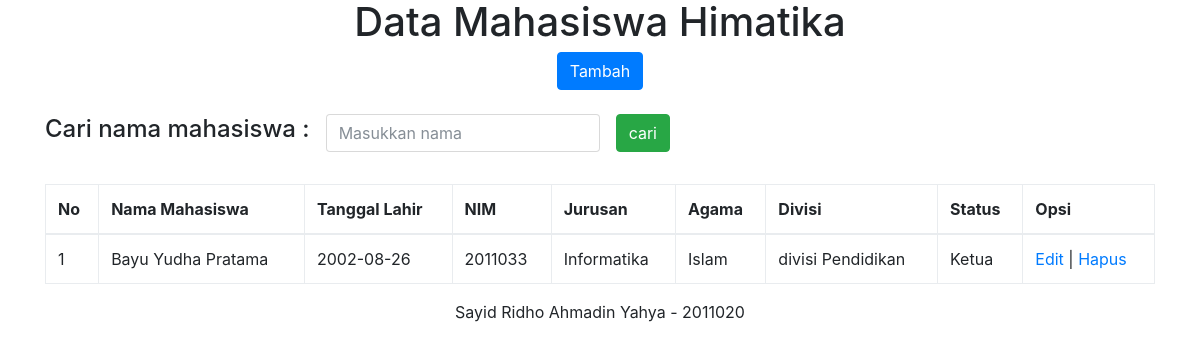
Page /index.php?cari=Bayu Yudha Pratama on the committed database.
### tables this page shows
CREATE TABLE `tb_himatika` (
  `id` int(5) NOT NULL,
  `nama_mahasiswa` varchar(55) NOT NULL,
  `tanggal_lahir` date NOT NULL,
  `NIM` varchar(10) NOT NULL,
  `jurusan` varchar(30) NOT NULL,
  `agama` varchar(30) NOT NULL,
  `divisi` varchar(50) NOT NULL,
  `status` varchar(50) NOT NULL
);

### index.php (the view, shortened to what this page needs)
<?php
    include 'config.php';
?>
<!DOCTYPE html>
<html lang="en">
<head>
    <link rel="stylesheet" href="css/bootstrap.css">
</head>
<body>
    <div class="container">
    <center>
        <h1>Data Mahasiswa Himatika</h1>
        <a href="tambah.php" class="btn btn-primary" role="button">Tambah</a>
        <br><br>
        <form action="index.php" class="form-inline" method="get">
  			<div class="form-group mb-2">
				<h4 class="text-black">Cari nama mahasiswa : </h4>
  			</div>
  			<div class="form-group mx-sm-3 mb-2">
    			<input type="text" class="form-control" placeholder="Masukkan nama" name="cari">
  			</div>
                <input type="submit" class="btn btn-success mb-2" value="cari">
		</form>
    </center>
    <br>
    <table class="table table-bordered table-hover" width ="50%">
        <thead>
            <tr>
                <th>No</th>
                <th>Nama Mahasiswa</th>
                <th>Tanggal Lahir</th>
                <th>NIM</th>
                <th>Jurusan</th>
                <th>Agama</th>
                <th>Divisi</th>
                <th>Status</th>
                <th>Opsi</th>
            </tr>
        </thead>
        <tbody>
        <?php
            if(isset($_GET['cari'])){
            $cari = $_GET['cari'];
            $data = mysqli_query($connection,"SELECT * FROM tb_himatika where nama_mahasiswa like '%".$cari."%'");
            }else{
            $data = mysqli_query($connection,"SELECT * FROM tb_himatika");
            }
            $nomor = 1;
            while($himatika = mysqli_fetch_array($data)){
            echo "<tr>";
            echo "<td>".$nomor."</td>";
            echo "<td>".$himatika['nama_mahasiswa']."</td>";
            echo "<td>".$himatika['tanggal_lahir']."</td>";
            echo "<td>".$himatika['NIM']."</td>";
            echo "<td>".$himatika['jurusan']."</td>";
            echo "<td>".$himatika['agama']."</td>";
            echo "<td>".$himatika['divisi']."</td>";
            echo "<td>".$himatika['status']."</td>";
            echo "<td>";
            echo "<a href='edit.php?id=".$himatika['id']."'>Edit</a> | ";
            echo "<a href='hapus.php?id=".$himatika['id']."'>Hapus</a>";
            echo "</td>";
            echo "</tr>";
            $nomor++;
        }
        ?>
        </tbody>
        </table>
        </div>
    <div class="footer">
        <center>
        <p>Sayid Ridho Ahmadin Yahya - 2011020</p>
        </center>
    </div>
</body>
</html>

### rows in the picture
tb_himatika: nama_mahasiswa "Bayu Yudha Pratama", tanggal_lahir "2002-08-26", NIM "2011033", jurusan "Informatika", agama "Islam", divisi "divisi Pendidikan", status "Ketua"
